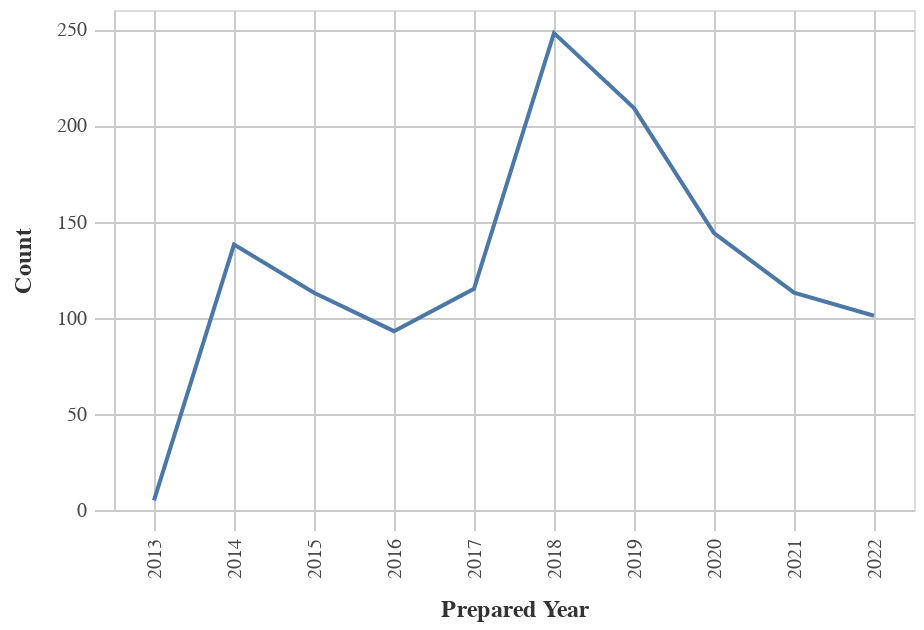

Notebook code for this chart:
### Markdown cell above
### Number of Obligations by Year

### Code cell
#Line chart for Obligations by Year
chart_df = (df_top>>filter(_.variable=='prepared_y')).rename(columns= {"value":"Year"})
    
chart1= (_dla_utils.basic_line_chart_test_no_save(chart_df, 'Year', 'count', district)).encode(x=alt.X('Year:O', title='Prepared Year'))
display(chart1)

### Figure 1 — Vega-Lite specification as saved in the notebook (floating-point values rounded to 4 significant figures)
{"config": {"view": {"continuousWidth": 400, "continuousHeight": 300}, "axis": {"domainColor": "#cbcbcb", "grid": true, "gridColor": "#cbcbcb", "gridWidth": 1, "labelColor": "#474747", "labelFont": "Nunito Sans", "labelFontSize": 10, "labelPadding": 4, "tickColor": "#cbcbcb", "tickSize": 10, "titleColor": "#333", "titleFont": "Raleway", "titleFontSize": 12, "titlePadding": 10}, "axisBand": {"grid": false}, "background": "white", "font": "Raleway", "header": {"labelFont": "Nunito Sans", "titleFont": "Raleway"}, "legend": {"labelColor": "#333", "labelFont": "Nunito Sans", "labelFontSize": 11, "labelLimit": 0, "padding": 1, "symbolSize": 30, "symbolType": "square", "titleColor": "#333", "titleFont": "Raleway", "titleFontSize": 14, "titlePadding": 10}, "title": {"anchor": "middle", "font": "Raleway", "fontSize": 18, "fontWeight": 300, "offset": 20}}, "data": {"name": "data-ad3662a5cb2a36ba73e88e4d85c5d3ef"}, "mark": "line", "encoding": {"tooltip": [{"field": "Year", "title": "Year", "type": "quantitative"}, {"field": "count", "title": "Count", "type": "quantitative"}], "x": {"field": "Year", "title": "Prepared Year", "type": "ordinal"}, "y": {"field": "count", "title": "Count", "type": "quantitative"}}, "height": 250, "width": 400, "$schema": "https://vega.github.io/schema/vega-lite/v4.17.0.json", "datasets": {"data-ad3662a5cb2a36ba73e88e4d85c5d3ef": [{"Year": 2018.0, "count": 248, "variable": "prepared_y"}, {"Year": 2019.0, "count": 209, "variable": "prepared_y"}, {"Year": 2020.0, "count": 144, "variable": "prepared_y"}, {"Year": 2014.0, "count": 138, "variable": "prepared_y"}, {"Year": 2017.0, "count": 115, "variable": "prepared_y"}, {"Year": 2015.0, "count": 113, "variable": "prepared_y"}, {"Year": 2021.0, "count": 113, "variable": "prepared_y"}, {"Year": 2022.0, "count": 101, "variable": "prepared_y"}, {"Year": 2016.0, "count": 93, "variable": "prepared_y"}, {"Year": 2013.0, "count": 5, "variable": "prepared_y"}]}}
